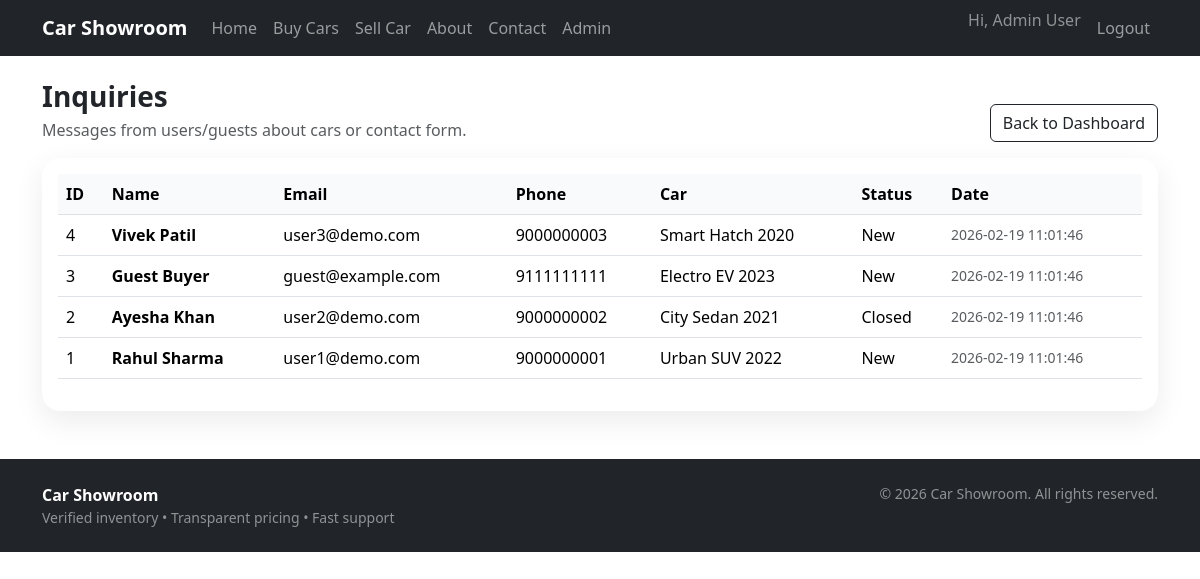
/admin/inquiries.php (signed in), run on the app's committed database.
### tables this page shows
CREATE TABLE inquiries (
  id INT AUTO_INCREMENT PRIMARY KEY,
  user_id INT NULL,
  car_id INT NULL,
  name VARCHAR(100) NOT NULL,
  email VARCHAR(150) NOT NULL,
  phone VARCHAR(20) NULL,
  message TEXT NOT NULL,
  status VARCHAR(50) NOT NULL DEFAULT 'New',
  created_at TIMESTAMP NOT NULL DEFAULT CURRENT_TIMESTAMP,
  CONSTRAINT fk_inq_user FOREIGN KEY (user_id) REFERENCES users(id),
  CONSTRAINT fk_inq_car FOREIGN KEY (car_id) REFERENCES cars(id)
);

CREATE TABLE cars (
  id INT AUTO_INCREMENT PRIMARY KEY,
  category_id INT NULL,
  title VARCHAR(150) NOT NULL,
  brand VARCHAR(100) NOT NULL,
  model VARCHAR(100) NOT NULL,
  car_year INT NOT NULL,
  fuel VARCHAR(50) NOT NULL,
  transmission VARCHAR(50) NOT NULL,
  price DECIMAL(12,2) NOT NULL,
  mileage_km INT NOT NULL DEFAULT 0,
  location VARCHAR(100) NOT NULL,
  description TEXT NULL,
  status VARCHAR(50) NOT NULL DEFAULT 'Published',
  created_at TIMESTAMP NOT NULL DEFAULT CURRENT_TIMESTAMP,
  CONSTRAINT fk_car_cat FOREIGN KEY (category_id) REFERENCES categories(id)
);

### app/init.php (called while the page is built, shortened)
<?php
function db(){
  $m = @new mysqli(DB_HOST, DB_USER, DB_PASS, DB_NAME, (int)DB_PORT);
  $m->set_charset('utf8mb4');
  return $m;
}
function esc($s){ return htmlspecialchars((string)$s, ENT_QUOTES, 'UTF-8'); }

### admin/inquiries.php (the view, shortened to what this page needs)
<?php
require_once __DIR__ . '/../app/init.php';
?>
<?php require_once __DIR__ . '/../includes/head.php'; ?>
<?php require_once __DIR__ . '/../includes/navbar.php'; ?>
<div class="container my-4">
  <div class="d-flex justify-content-between align-items-end flex-wrap gap-2">
    <div>
      <h3 class="fw-bold mb-1">Inquiries</h3>
      <p class="text-muted mb-0">Messages from users/guests about cars or contact form.</p>
    </div>
    <a class="btn btn-outline-dark" href="<?php echo BASE_URL; ?>admin/dashboard.php">Back to Dashboard</a>
  </div>
  <div class="card card-soft mt-3">
    <div class="card-body">
      <div class="table-responsive">
        <?php
$rows=array();
$r=db()->query("SELECT i.id,i.name,i.email,i.phone,i.status,i.created_at,c.title car_title FROM inquiries i LEFT JOIN cars c ON c.id=i.car_id ORDER BY i.id DESC");
if($r){ while($row=$r->fetch_assoc()) $rows[]=$row; }
?>
<table class="table align-middle">
  <thead><tr><th>ID</th><th>Name</th><th>Email</th><th>Phone</th><th>Car</th><th>Status</th><th>Date</th></tr></thead>
  <tbody>
    <?php foreach($rows as $x): ?>
      <tr>
        <td><?php echo (int)$x['id']; ?></td><td class='fw-bold'><?php echo esc($x['name']); ?></td><td><?php echo esc($x['email']); ?></td><td><?php echo esc($x['phone']); ?></td><td><?php echo esc($x['car_title'] ?: '-'); ?></td><td><?php echo esc($x['status']); ?></td><td class='text-muted small'><?php echo esc($x['created_at']); ?></td>
      </tr>
    <?php endforeach; ?>
  </tbody>
</table>
      </div>
    </div>
  </div>
</div>
<?php require_once __DIR__ . '/../includes/footer.php'; ?>

### assets/css/style.css (style rules this page uses)
.card-soft { border:0; border-radius:18px; box-shadow:0 10px 30px rgba(0,0,0,.08); }
.table thead th { background:#f8fafc; }
.table-responsive { overflow-x: auto; }

### data on the page
inquiries: id "4", name "Vivek Patil", email "user3@demo.com", phone "9000000003", car.title "Smart Hatch 2020", status "New", created_at "2026-02-19 11:01:46"
inquiries: id "3", name "Guest Buyer", email "guest@example.com", phone "9111111111", car.title "Electro EV 2023", status "New", created_at "2026-02-19 11:01:46"
inquiries: id "2", name "Ayesha Khan", email "user2@demo.com", phone "9000000002", car.title "City Sedan 2021", status "Closed", created_at "2026-02-19 11:01:46"
inquiries: id "1", name "Rahul Sharma", email "user1@demo.com", phone "9000000001", car.title "Urban SUV 2022", status "New", created_at "2026-02-19 11:01:46"

### other printed values
$u['full_name'] "Admin User"
